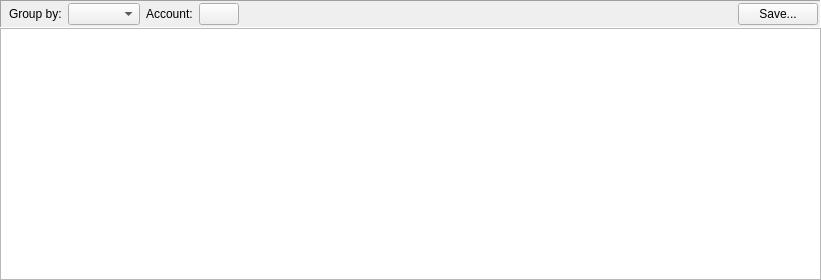
<?xml version="1.0" encoding="UTF-8"?>
<ui version="4.0">
 <class>DealsReportWidget</class>
 <widget class="QWidget" name="DealsReportWidget">
  <property name="geometry">
   <rect>
    <x>0</x>
    <y>0</y>
    <width>821</width>
    <height>280</height>
   </rect>
  </property>
  <property name="windowTitle">
   <string>Deals</string>
  </property>
  <layout class="QVBoxLayout" name="verticalLayout">
   <property name="spacing">
    <number>0</number>
   </property>
   <property name="leftMargin">
    <number>0</number>
   </property>
   <property name="topMargin">
    <number>0</number>
   </property>
   <property name="rightMargin">
    <number>0</number>
   </property>
   <property name="bottomMargin">
    <number>0</number>
   </property>
   <item>
    <widget class="QFrame" name="ReportParamsFrame">
     <property name="frameShape">
      <enum>QFrame::Panel</enum>
     </property>
     <property name="frameShadow">
      <enum>QFrame::Sunken</enum>
     </property>
     <layout class="QHBoxLayout" name="horizontalLayout">
      <property name="spacing">
       <number>6</number>
      </property>
      <property name="leftMargin">
       <number>2</number>
      </property>
      <property name="topMargin">
       <number>2</number>
      </property>
      <property name="rightMargin">
       <number>2</number>
      </property>
      <property name="bottomMargin">
       <number>2</number>
      </property>
      <item>
       <widget class="DateRangeSelector" name="ReportRange">
        <property name="ItemsList" stdset="0">
         <string notr="true">QTD;YTD;this_year;last_year</string>
        </property>
       </widget>
      </item>
      <item>
       <widget class="QLabel" name="GroupLbl">
        <property name="text">
         <string>Group by:</string>
        </property>
       </widget>
      </item>
      <item>
       <widget class="QComboBox" name="GroupCombo"/>
      </item>
      <item>
       <widget class="QLabel" name="ReportAccountLbl">
        <property name="text">
         <string>Account:</string>
        </property>
       </widget>
      </item>
      <item>
       <widget class="AccountButton" name="ReportAccountButton"/>
      </item>
      <item>
       <spacer name="ReportFrameSpacer">
        <property name="orientation">
         <enum>Qt::Horizontal</enum>
        </property>
        <property name="sizeHint" stdset="0">
         <size>
          <width>40</width>
          <height>20</height>
         </size>
        </property>
       </spacer>
      </item>
      <item>
       <widget class="QPushButton" name="SaveButton">
        <property name="text">
         <string>Save...</string>
        </property>
       </widget>
      </item>
     </layout>
    </widget>
   </item>
   <item>
    <widget class="TreeViewWithFooter" name="ReportTreeView">
     <property name="editTriggers">
      <set>QAbstractItemView::NoEditTriggers</set>
     </property>
     <property name="alternatingRowColors">
      <bool>true</bool>
     </property>
     <attribute name="headerStretchLastSection">
      <bool>false</bool>
     </attribute>
    </widget>
   </item>
  </layout>
 </widget>
 <customwidgets>
  <customwidget>
   <class>DateRangeSelector</class>
   <extends>QWidget</extends>
   <header>jal/widgets/custom/date_range_selector.h</header>
   <container>1</container>
  </customwidget>
  <customwidget>
   <class>TreeViewWithFooter</class>
   <extends>QTreeView</extends>
   <header>jal/widgets/custom/treeview_with_footer.h</header>
  </customwidget>
  <customwidget>
   <class>AccountButton</class>
   <extends>QPushButton</extends>
   <header>jal/widgets/account_select.h</header>
  </customwidget>
 </customwidgets>
 <resources/>
 <connections/>
</ui>
